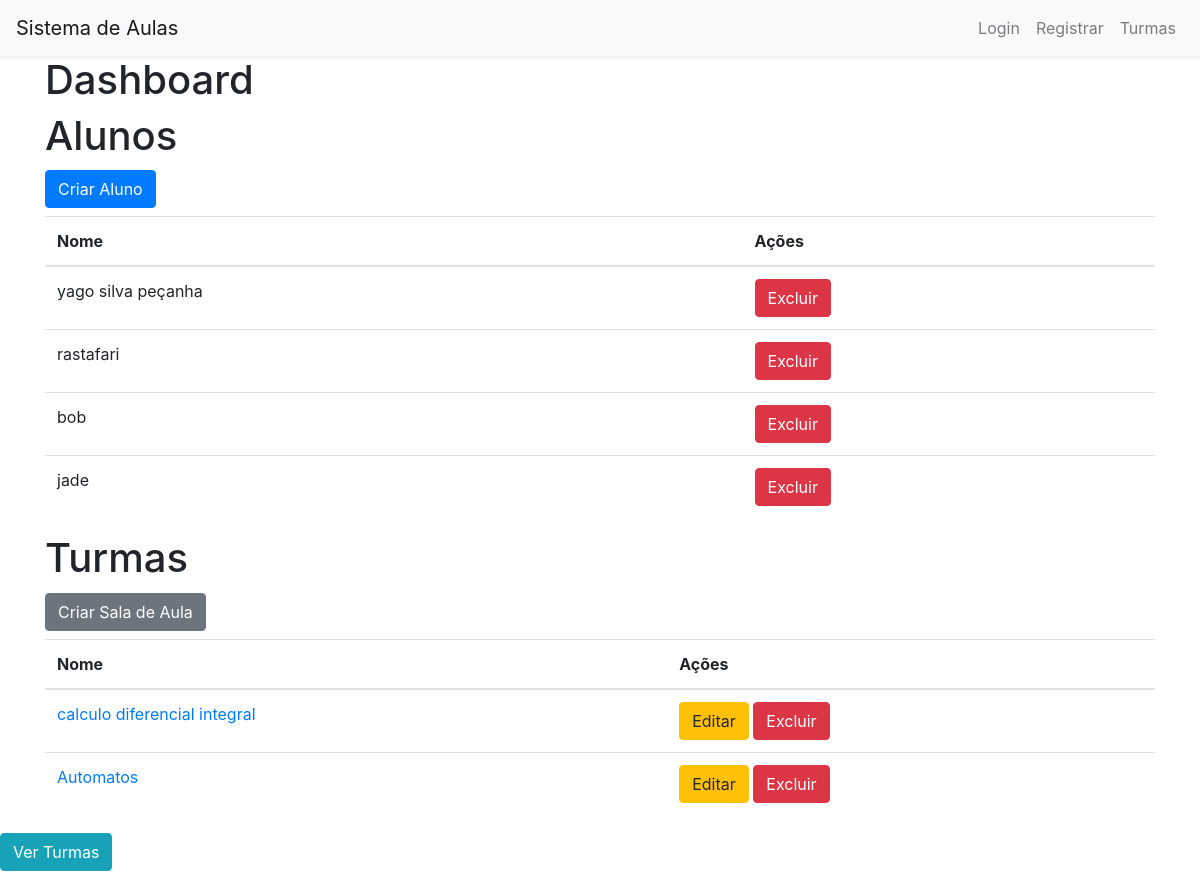
Page /dashboard (signed in) on the earlier database version.
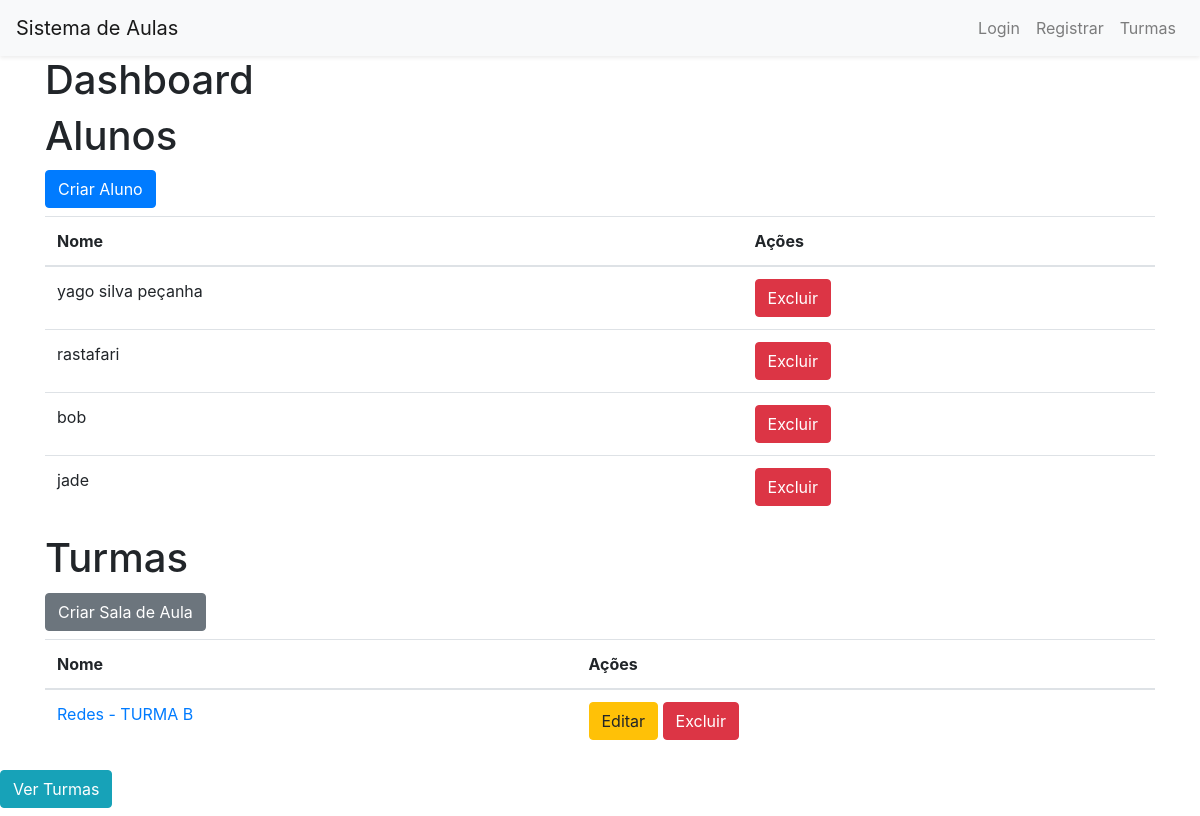
Same page on the later database version.
### models.py (models this page shows)
class Aluno(db.Model):
    id = db.Column(db.Integer, primary_key=True)
    username = db.Column(db.String(80), unique=True, nullable=False)
    password = db.Column(db.String(120), nullable=False)

class Turma(db.Model):
    id = db.Column(db.Integer, primary_key=True)
    name = db.Column(db.String(80), nullable=False)
    professor_id = db.Column(db.Integer, db.ForeignKey('professor.id'), nullable=False)
    professor = db.relationship('Professor', backref=db.backref('turmas', lazy=True))
    alunos = db.relationship('Aluno', secondary='turma_aluno', backref=db.backref('turmas', lazy=True))

### app.py (the view)
@app.route('/dashboard')
def dashboard():
    if 'user_id' in session and session['user_role'] == 'professor':
        alunos = Aluno.query.all()
        turmas = Turma.query.filter_by(professor_id=session['user_id']).all()
        return render_template('dashboard.html', alunos=alunos, turmas=turmas)
    return redirect(url_for('login'))

### templates/dashboard.html (shortened to what this page needs)
<!DOCTYPE html>
<html lang="pt-br">
<head>
    <link rel="stylesheet" href="{{ url_for('static', filename='css/bootstrap.min.css') }}">
</head>
<body>
    <nav class="navbar navbar-expand-lg navbar-light bg-light shadow-sm">
        <a class="navbar-brand" href="{{ url_for('dashboard') }}">Sistema de Aulas</a>
        <div class="collapse navbar-collapse" id="navbarNav">
            <ul class="navbar-nav ml-auto">
                <li class="nav-item">
                    <a class="nav-link" href="{{ url_for('login') }}">Login</a>
                </li>
                <li class="nav-item">
                    <a class="nav-link" href="{{ url_for('register') }}">Registrar</a>
                </li>
                <li class="nav-item">
                    <a class="nav-link" href="{{ url_for('professor_dashboard') }}">Turmas</a>
                </li>
            </ul>
        </div>
    </nav>
    <div class="container">
        <h1>Dashboard</h1>
        <h1>Alunos</h1>
        <h2><a href="{{ url_for('create_student') }}" class="btn btn-primary">Criar Aluno</a></h2>
        <table class="table">
            <thead>
                <tr>
                    <th>Nome</th>
                    <th>Ações</th>
                </tr>
            </thead>
            <tbody>
                {% for aluno in alunos %}
                <tr>
                    <td>{{ aluno.username }}</td>
                    <td>
                        <form action="{{ url_for('delete_student', student_id=aluno.id) }}" method="post" style="display:inline;">
                            <button type="submit" class="btn btn-danger">Excluir</button>
                        </form>
                    </td>
                </tr>
                {% endfor %}
            </tbody>
        </table>
        <h1>Turmas</h1>
        <h2><a href="{{ url_for('create_class') }}" class="btn btn-secondary">Criar Sala de Aula</a></h2>
        <table class="table">
            <thead>
                <tr>
                    <th>Nome</th>
                    <th>Ações</th>
                </tr>
            </thead>
            <tbody>
                {% for turma in turmas %}
                <tr>
                    <td><a href="{{ url_for('class_details', class_id=turma.id) }}">{{ turma.name }}</a></td>
                    <td>
                        <a href="{{ url_for('edit_class', class_id=turma.id) }}" class="btn btn-warning">Editar</a>
                        <form action="{{ url_for('delete_class', class_id=turma.id) }}" method="post" style="display:inline;">
                            <button type="submit" class="btn btn-danger">Excluir</button>
                        </form>
                    </td>
                </tr>
                {% endfor %}
            </tbody>
        </table>
    </div>
    <h2><a href="{{ url_for('professor_dashboard') }}" class="btn btn-info">Ver Turmas</a></h2>
</body>
</html>

Differences in the rows shown:
no longer on this page (row edited): Turma: name "calculo diferencial integral"
no longer on this page (row edited): Turma: name "Automatos"
added Turma: name "Redes - TURMA B"
